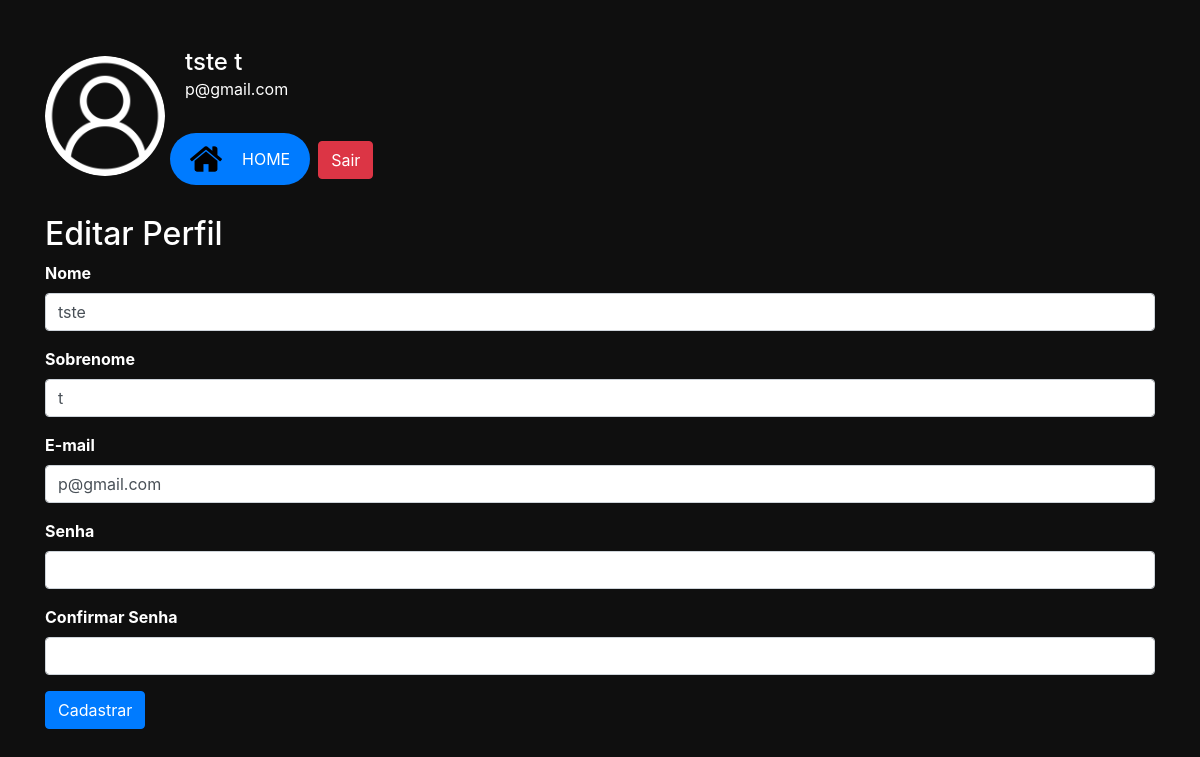
The app's page /profile (signed in) with its own data.
### network/models.py (models this page shows)
class User(db.Model, UserMixin):
    id = db.Column(db.Integer, primary_key=True)
    nome = db.Column(db.String, nullable=True)
    sobrenome = db.Column(db.String, nullable=True)
    email = db.Column(db.String, nullable=True)
    senha = db.Column(db.String, nullable=True)
    posts = db.relationship('Post', backref='user', lazy=True)
    post_comentarios = db.relationship('PostComentarios', backref='user', lazy=True)

### network/routes.py (the view, shortened to what this page needs)
@app.route('/profile', methods=['GET', 'POST'])
@login_required
def profile():
    form = UserForm()
    if request.method == 'GET':
        form.nome.data = current_user.nome
        form.sobrenome.data = current_user.sobrenome
        form.email.data = current_user.email
    return render_template('profile.html', form=form)

### network/forms.py (shortened to what this page needs)
class UserForm(FlaskForm):
    nome = StringField('Nome', validators=[DataRequired()])
    sobrenome = StringField('Sobrenome', validators=[DataRequired()])
    email = StringField('E-mail', validators=[DataRequired(), Email()])
    senha = PasswordField('Senha', validators=[DataRequired(), Length(min=6)])
    confirmacao_senha = PasswordField('Confirmar senha', validators=[DataRequired(), EqualTo('senha')])
    btnSubmit = SubmitField('Cadastrar')

### network/models.py (called while the page is built)
@login_manager.user_loader
def load_user(user_id):
    return User.query.get(user_id)

### network/templates/profile.html (shortened to what this page needs)
<!DOCTYPE html>
<html lang="en">
<head>
    <link rel="stylesheet" href="https://stackpath.bootstrapcdn.com/bootstrap/4.5.2/css/bootstrap.min.css">
</head>
<body>
    <div class="container mt-5">
        <div class="profile-header">
            <img src="{{ url_for('static', filename='assets/user2.png') }}" alt="Foto do Perfil">
            <div>
                <h1>{{ current_user.nome }} {{ current_user.sobrenome }}</h1>
                <p class="text-white">{{ current_user.email }}</p>
                <div class="row d-flex align-items-center gap-3">
                    <div class="pt-3">
                        <a href="{{ url_for('homepage') }}" class="btn-home d-flex align-items-center">
                            <img src="{{ url_for('static', filename='assets/casa2.png') }}" alt="Home" id="teste-img"
                                class="me-2">
                            Home
                        </a>
                    </div>
                    <div class="mt-2 pl-2">
                        <a href="{{ url_for('logout') }}" class="btn btn-danger">Sair</a>
                    </div>
                </div>
            </div>
        </div>
        <h2>Editar Perfil</h2>
        <form method="POST" action="{{ url_for('profile') }}" enctype="multipart/form-data">
            <div class="form-group">
                <label for="nome">Nome</label>
                {{ form.nome(class="form-control") }}
            </div>
            <div class="form-group">
                <label for="sobrenome">Sobrenome</label>
                {{ form.sobrenome(class="form-control") }}
            </div>
            <div class="form-group">
                <label for="email">E-mail</label>
                {{ form.email(class="form-control") }}
            </div>
            <div class="form-group">
                <label for="senha">Senha</label>
                {{ form.senha(class="form-control") }}
            </div>
            <div class="form-group">
                <label for="confirmacao_senha">Confirmar Senha</label>
                {{ form.confirmacao_senha(class="form-control") }}
            </div>
            <div class="form-group">
                {{ form.btnSubmit(class="btn btn-primary") }}
            </div>
        </form>
    </div>
</body>
</html>

### network/templates/profile.html (style rules this page uses)
body { background-color: #0F0F0F; color: white; }
.profile-header { display: flex; align-items: center; margin-bottom: 30px; }
.profile-header img { border-radius: 50%; width: 120px; height: 120px; margin-right: 20px; object-fit: cover; }
.profile-header h1 { margin: 0; font-size: 24px; }
.profile-header p { font-size: 16px; }
.profile-header .btn { margin-top: 10px; margin-right: 10px; }
.btn-home { background-color: #007bff; color: white; border: none; border-radius: 50px; padding: 10px 20px; font-size: 16px; text-transform: uppercase; display: inline-block; text-align: center; transition: background-color 0.3s ease; }
#teste-img { height: 2rem; width: 2rem; }
.form-group label { font-weight: bold; }

### records on screen
User: nome "tste", sobrenome "t", email "p@gmail.com"
